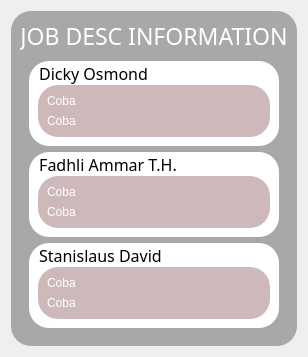
         <widget class="QWidget" name="Information_page">
          <property name="styleSheet">
           <string notr="true">QWidget#Information_page{
border-image: url(:/newPrefix/14546211_rm127-tang-16b-japaneseframe.jpg);
}</string>
          </property>
          <layout class="QGridLayout" name="gridLayout_5">
           <item row="0" column="1">
            <widget class="QFrame" name="frame_7">
             <property name="styleSheet">
              <string notr="true">background-color:rgba(0,0,0,0.3);
border-radius:20px;</string>
             </property>
             <property name="frameShape">
              <enum>QFrame::StyledPanel</enum>
             </property>
             <property name="frameShadow">
              <enum>QFrame::Raised</enum>
             </property>
             <layout class="QVBoxLayout" name="verticalLayout_2">
              <property name="spacing">
               <number>0</number>
              </property>
              <item>
               <widget class="QLabel" name="label_6">
                <property name="maximumSize">
                 <size>
                  <width>16777215</width>
                  <height>60</height>
                 </size>
                </property>
                <property name="font">
                 <font>
                  <family>OCR A Extended</family>
                  <pointsize>17</pointsize>
                 </font>
                </property>
                <property name="styleSheet">
                 <string notr="true">background-color:rgba(0,0,0,0);
color: rgba(255,255,255,1);</string>
                </property>
                <property name="text">
                 <string>JOB DESC INFORMATION</string>
                </property>
                <property name="alignment">
                 <set>Qt::AlignCenter</set>
                </property>
               </widget>
              </item>
              <item>
               <widget class="QFrame" name="frame_8">
                <property name="styleSheet">
                 <string notr="true">background-color:rgba(0,0,0,0);</string>
                </property>
                <property name="frameShape">
                 <enum>QFrame::StyledPanel</enum>
                </property>
                <property name="frameShadow">
                 <enum>QFrame::Raised</enum>
                </property>
                <layout class="QVBoxLayout" name="verticalLayout_3">
                 <item>
                  <widget class="QFrame" name="frame_9">
                   <property name="styleSheet">
                    <string notr="true">background-color:rgba(255,255,255,1);</string>
                   </property>
                   <property name="frameShape">
                    <enum>QFrame::StyledPanel</enum>
                   </property>
                   <property name="frameShadow">
                    <enum>QFrame::Raised</enum>
                   </property>
                   <layout class="QGridLayout" name="gridLayout_6">
                    <property name="leftMargin">
                     <number>9</number>
                    </property>
                    <property name="topMargin">
                     <number>1</number>
                    </property>
                    <property name="spacing">
                     <number>0</number>
                    </property>
                    <item row="0" column="0" alignment="Qt::AlignLeft|Qt::AlignVCenter">
                     <widget class="QPushButton" name="Dicky">
                      <property name="font">
                       <font>
                        <family>OCR A Extended</family>
                        <pointsize>12</pointsize>
                       </font>
                      </property>
                      <property name="cursor">
                       <cursorShape>PointingHandCursor</cursorShape>
                      </property>
                      <property name="styleSheet">
                       <string notr="true">background-image: url(:/newPrefix/angle-small-down.png);
background-color:rgba(0,0,0,0);
padding-left:1px;</string>
                      </property>
                      <property name="text">
                       <string>Dicky Osmond</string>
                      </property>
                      <property name="icon">
                       <iconset resource="Resources.qrc">
                        <normaloff>:/newPrefix/angle-small-down.png</normaloff>
                        <normalon>:/newPrefix/angle-small-up.png</normalon>:/newPrefix/angle-small-down.png</iconset>
                      </property>
                      <property name="iconSize">
                       <size>
                        <width>25</width>
                        <height>25</height>
                       </size>
                      </property>
                      <property name="checkable">
                       <bool>true</bool>
                      </property>
                      <property name="checked">
                       <bool>false</bool>
                      </property>
                      <property name="autoRepeat">
                       <bool>false</bool>
                      </property>
                     </widget>
                    </item>
                    <item row="1" column="0">
                     <widget class="QFrame" name="frame_10">
                      <property name="styleSheet">
                       <string notr="true">background-color: rgb(205, 185, 186);
color : rgba(255,255,255,1);
border-radius-top: 0px 0px;
border-radius-bottom: 20px 20px;</string>
                      </property>
                      <property name="frameShape">
                       <enum>QFrame::StyledPanel</enum>
                      </property>
                      <property name="frameShadow">
                       <enum>QFrame::Raised</enum>
                      </property>
                      <layout class="QVBoxLayout" name="verticalLayout_7">
                       <item>
                        <widget class="QLabel" name="label_7">
                         <property name="text">
                          <string>Coba</string>
                         </property>
                        </widget>
                       </item>
                       <item>
                        <widget class="QLabel" name="label_8">
                         <property name="text">
                          <string>Coba</string>
                         </property>
                        </widget>
                       </item>
                      </layout>
                     </widget>
                    </item>
                   </layout>
                  </widget>
                 </item>
                 <item>
                  <widget class="QFrame" name="frame_11">
                   <property name="styleSheet">
                    <string notr="true">background-color:rgba(255,255,255,1);</string>
                   </property>
                   <property name="frameShape">
                    <enum>QFrame::StyledPanel</enum>
                   </property>
                   <property name="frameShadow">
                    <enum>QFrame::Raised</enum>
                   </property>
                   <layout class="QGridLayout" name="gridLayout_7">
                    <property name="topMargin">
                     <number>1</number>
                    </property>
                    <property name="spacing">
                     <number>0</number>
                    </property>
                    <item row="0" column="0" alignment="Qt::AlignLeft|Qt::AlignVCenter">
                     <widget class="QPushButton" name="pushButton_10">
                      <property name="font">
                       <font>
                        <family>OCR A Extended</family>
                        <pointsize>12</pointsize>
                       </font>
                      </property>
                      <property name="cursor">
                       <cursorShape>PointingHandCursor</cursorShape>
                      </property>
                      <property name="styleSheet">
                       <string notr="true">background-color:rgba(0,0,0,0);
padding-left:1px;</string>
                      </property>
                      <property name="text">
                       <string>Fadhli Ammar T.H.</string>
                      </property>
                      <property name="icon">
                       <iconset resource="Resources.qrc">
                        <normaloff>:/newPrefix/angle-small-down.png</normaloff>
                        <normalon>:/newPrefix/angle-small-up.png</normalon>:/newPrefix/angle-small-down.png</iconset>
                      </property>
                      <property name="iconSize">
                       <size>
                        <width>25</width>
                        <height>25</height>
                       </size>
                      </property>
                      <property name="checkable">
                       <bool>true</bool>
                      </property>
                     </widget>
                    </item>
                    <item row="1" column="0">
                     <widget class="QFrame" name="frame_13">
                      <property name="styleSheet">
                       <string notr="true">background-color: rgb(205, 185, 186);
color : rgba(255,255,255,1);
border-radius-top: 0px 0px;
border-radius-bottom: 20px 20px;</string>
                      </property>
                      <property name="frameShape">
                       <enum>QFrame::StyledPanel</enum>
                      </property>
                      <property name="frameShadow">
                       <enum>QFrame::Raised</enum>
                      </property>
                      <layout class="QVBoxLayout" name="verticalLayout_8">
                       <item>
                        <widget class="QLabel" name="label_9">
                         <property name="text">
                          <string>Coba</string>
                         </property>
                        </widget>
                       </item>
                       <item>
                        <widget class="QLabel" name="label_10">
                         <property name="text">
                          <string>Coba</string>
                         </property>
                        </widget>
                       </item>
                      </layout>
                     </widget>
                    </item>
                   </layout>
                  </widget>
                 </item>
                 <item>
                  <widget class="QFrame" name="frame_12">
                   <property name="styleSheet">
                    <string notr="true">background-color:rgba(255,255,255,1);</string>
                   </property>
                   <property name="frameShape">
                    <enum>QFrame::StyledPanel</enum>
                   </property>
                   <property name="frameShadow">
                    <enum>QFrame::Raised</enum>
                   </property>
                   <layout class="QGridLayout" name="gridLayout_8">
                    <property name="topMargin">
                     <number>1</number>
                    </property>
                    <property name="verticalSpacing">
                     <number>0</number>
                    </property>
                    <item row="0" column="0" alignment="Qt::AlignLeft|Qt::AlignVCenter">
                     <widget class="QPushButton" name="pushButton_11">
                      <property name="font">
                       <font>
                        <family>OCR A Extended</family>
                        <pointsize>12</pointsize>
                       </font>
                      </property>
                      <property name="cursor">
                       <cursorShape>PointingHandCursor</cursorShape>
                      </property>
                      <property name="styleSheet">
                       <string notr="true">background-color:rgba(0,0,0,0);
padding-left : 1px;</string>
                      </property>
                      <property name="text">
                       <string>Stanislaus David </string>
                      </property>
                      <property name="icon">
                       <iconset resource="Resources.qrc">
                        <normaloff>:/newPrefix/angle-small-down.png</normaloff>
                        <normalon>:/newPrefix/angle-small-up.png</normalon>:/newPrefix/angle-small-down.png</iconset>
                      </property>
                      <property name="iconSize">
                       <size>
                        <width>25</width>
                        <height>25</height>
                       </size>
                      </property>
                      <property name="checkable">
                       <bool>true</bool>
                      </property>
                     </widget>
                    </item>
                    <item row="1" column="0">
                     <widget class="QFrame" name="frame_14">
                      <property name="styleSheet">
                       <string notr="true">background-color: rgb(205, 185, 186);
color : rgba(255,255,255,1);
border-radius-top: 0px 0px;
border-radius-bottom: 20px 20px;</string>
                      </property>
                      <property name="frameShape">
                       <enum>QFrame::StyledPanel</enum>
                      </property>
                      <property name="frameShadow">
                       <enum>QFrame::Raised</enum>
                      </property>
                      <layout class="QVBoxLayout" name="verticalLayout_9">
                       <property name="leftMargin">
                        <number>9</number>
                       </property>
                       <item>
                        <widget class="QLabel" name="label_11">
                         <property name="text">
                          <string>Coba</string>
                         </property>
                        </widget>
                       </item>
                       <item>
                        <widget class="QLabel" name="label_12">
                         <property name="text">
                          <string>Coba</string>
                         </property>
                        </widget>
                       </item>
                      </layout>
                     </widget>
                    </item>
                   </layout>
                  </widget>
                 </item>
                </layout>
               </widget>
              </item>
             </layout>
            </widget>
           </item>
          </layout>
         </widget>
